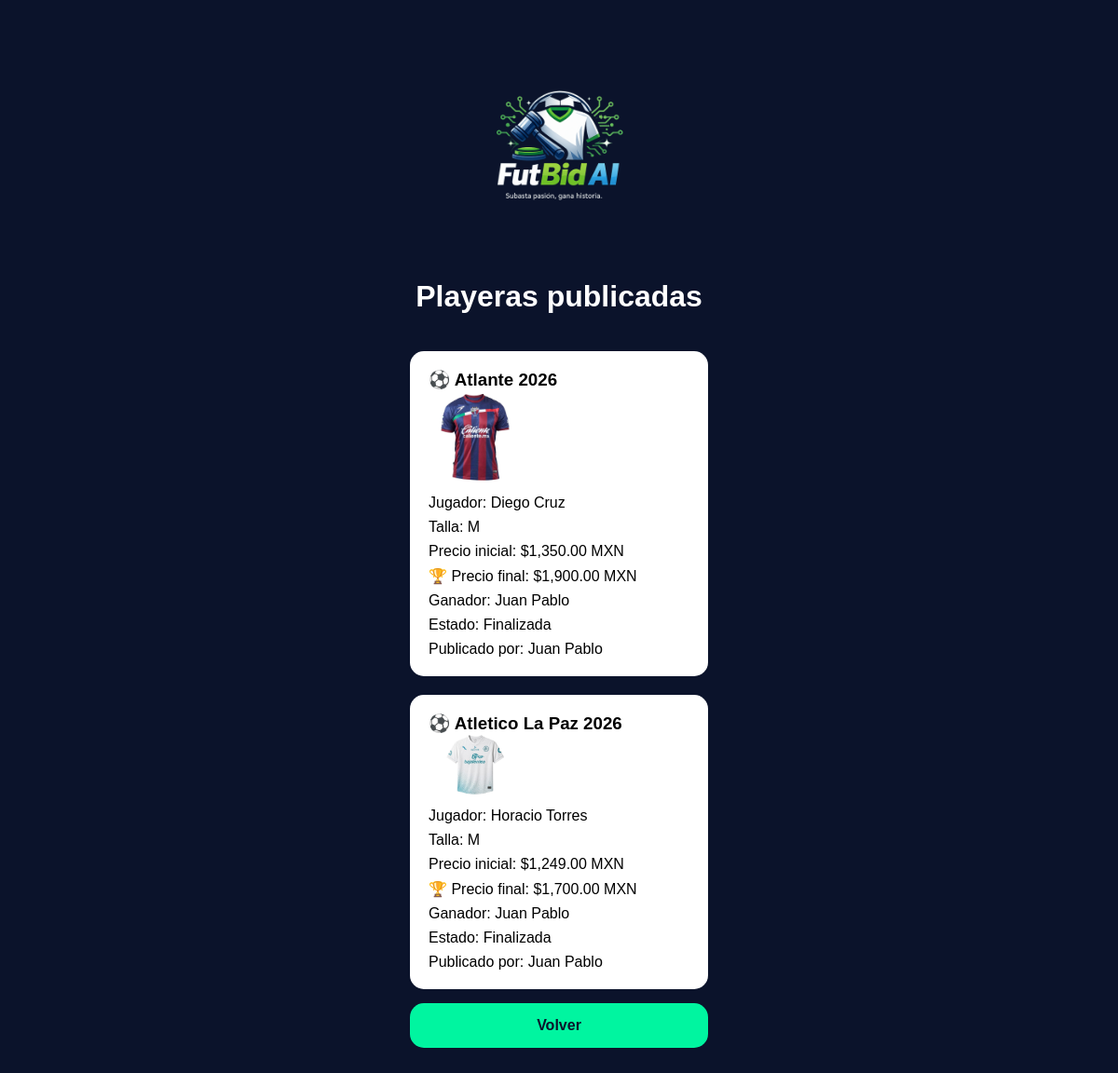
/admin_playeras.php (signed in), run on the app's committed database.
### tables this page shows
CREATE TABLE IF NOT EXISTS `playeras` (
  `id` int NOT NULL AUTO_INCREMENT,
  `usuario_id` int DEFAULT NULL,
  `equipo` varchar(100) NOT NULL,
  `jugador` varchar(100) DEFAULT NULL,
  `temporada` varchar(50) DEFAULT NULL,
  `talla` varchar(20) DEFAULT NULL,
  `precio_inicial` decimal(10,2) DEFAULT NULL,
  `imagen` varchar(255) DEFAULT NULL,
  `autenticidad` int DEFAULT '94',
  `rareza` varchar(50) DEFAULT 'Alta',
  `precio_sugerido` varchar(100) DEFAULT '$1,700-$2,000',
  `creado_en` timestamp NULL DEFAULT CURRENT_TIMESTAMP,
  `fecha_cierre` datetime DEFAULT NULL,
  `ganador_id` int DEFAULT NULL,
  `finalizada` tinyint DEFAULT '0',
  PRIMARY KEY (`id`),
  KEY `usuario_id` (`usuario_id`),
  CONSTRAINT `playeras_ibfk_1` FOREIGN KEY (`usuario_id`) REFERENCES `usuarios` (`id`)
);

CREATE TABLE IF NOT EXISTS `usuarios` (
  `id` int NOT NULL AUTO_INCREMENT,
  `nombre` varchar(100) NOT NULL,
  `correo` varchar(100) NOT NULL,
  `password` varchar(255) NOT NULL,
  `rol` enum('usuario','admin') DEFAULT 'usuario',
  `creado_en` timestamp NULL DEFAULT CURRENT_TIMESTAMP,
  PRIMARY KEY (`id`),
  UNIQUE KEY `correo` (`correo`)
);

### admin_playeras.php (the view, shortened to what this page needs)
<?php
include "acciones/verificar_subastas.php";
$playeras = mysqli_query($conexion, "
    SELECT
        p.*,
        u.nombre AS usuario,
        (
            SELECT MAX(o.monto)
            FROM ofertas o
            WHERE o.playera_id = p.id
        ) AS oferta_actual,
        (
            SELECT u2.nombre
            FROM ofertas o2
            INNER JOIN usuarios u2 ON o2.usuario_id = u2.id
            WHERE o2.playera_id = p.id
            ORDER BY o2.monto DESC
            LIMIT 1
        ) AS usuario_ganador
    FROM playeras p
    LEFT JOIN usuarios u ON p.usuario_id = u.id
    ORDER BY p.id DESC
");
?>
<!DOCTYPE html>
<html lang="es">
<head>
<link rel="stylesheet" href="css/styles.css">
</head>
<body>
<div class="app-container">
<img src="img/logo.png" class="logo">
<h1>Playeras publicadas</h1>
<?php while($p = mysqli_fetch_assoc($playeras)){ ?>
<?php
$ofertaActual = $p['oferta_actual'] ? $p['oferta_actual'] : $p['precio_inicial'];
?>
<div class="card">
<h3>⚽ <?php echo $p['equipo']; ?> <?php echo $p['temporada']; ?></h3>
<img src="<?php echo $p['imagen']; ?>" class="jersey-img">
<p>Jugador: <?php echo $p['jugador']; ?></p>
<p>Talla: <?php echo $p['talla']; ?></p>
<p>Precio inicial: $<?php echo number_format($p['precio_inicial'],2); ?> MXN</p>
<?php if($p['finalizada'] == 1){ ?>
<p>
🏆 Precio final:
$<?php echo number_format($ofertaActual,2); ?> MXN
</p>
<p>
Ganador:
<?php echo $p['usuario_ganador'] ? $p['usuario_ganador'] : "Sin ofertas"; ?>
</p>
<p>Estado: Finalizada</p>
<?php } ?>
<p>Publicado por: <?php echo $p['usuario']; ?></p>
</div>
<?php } ?>
<a href="administrador.php" class="btn primary">Volver</a>
</div>
</body>
</html>

### css/styles.css (style rules this page uses)
* { margin:0; padding:0; box-sizing:border-box; font-family:Arial,sans-serif; }
body { background:#0B132B; color:white; }
.app-container { width:390px; min-height:100vh; margin:auto; display:flex; flex-direction:column; align-items:center; padding:30px; padding-bottom:120px; position:relative; }
.logo { width:220px; margin-top:30px; margin-bottom:20px; }
h1,h2 { text-align:center; margin-bottom:20px; }
p { margin-top:8px; }
.btn { width:320px; padding:15px; margin-top:15px; border-radius:15px; text-align:center; text-decoration:none; font-weight:bold; }
.primary { background:#00F5A0; color:#0B132B; }
.card { width:320px; background:white; color:black; border-radius:15px; padding:20px; margin-top:20px; }
.jersey-img { width:100px; height:auto; }

### data on the page
playeras: equipo "Atlante", temporada "2026", imagen (picture), jugador "Diego Cruz", talla "M", precio_inicial "1,350.00", ofertaActual "1,900.00", usuario_ganador "Juan Pablo", usuario.nombre "Juan Pablo"
playeras: equipo "Atletico La Paz", temporada "2026", imagen (picture), jugador "Horacio Torres", talla "M", precio_inicial "1,249.00", ofertaActual "1,700.00", usuario_ganador "Juan Pablo", usuario.nombre "Juan Pablo"
